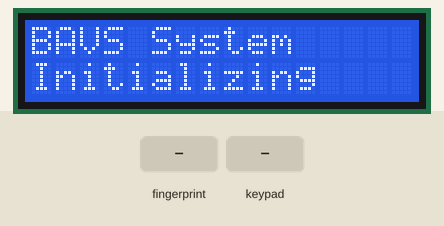
Simulated run of this sketch. Board: Arduino Uno, built with avr-gcc and run on an emulated ATmega328P. Shown: 16×2 character LCD. The inputs (shaded band) are chosen by the test bench.

Above: at 1.1 s.
At 4.3 s:
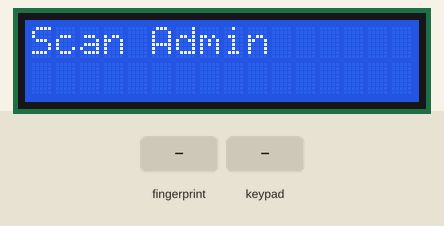
4.4 s: finger stored as number 1 placed on the sensor
At 5.4 s:
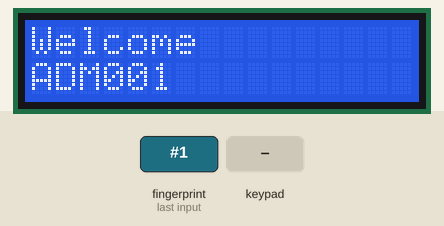
7.4 s: keypad keys 5 4 3 2 pressed 0.4 s apart
At 8.3 s:
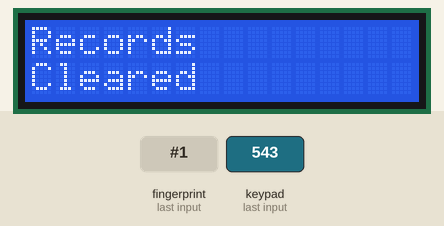
Timing chart, 0 to 10.4 s (numbered marks = the images above; inputs shaded):
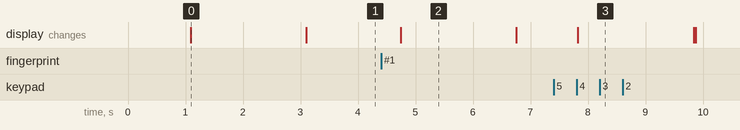

Measured:
- after the input at 4.4 s, the display: changes after 0.34 s (image 2)
- after the input at 7.4 s, the display: changes after 0.42 s (image 3)
- what the display in image 0 shows lasts 2.0 s, from 1.1 s to 3.1 s

The sketch:

BAVS_system.ino
```cpp
#include <Wire.h>
#include <LiquidCrystal_I2C.h>
#include <Adafruit_Fingerprint.h>
#include <SoftwareSerial.h>
#include <Keypad.h>


LiquidCrystal_I2C lcd(0x27, 16, 2);


SoftwareSerial mySerial(10, 11);
Adafruit_Fingerprint finger(&mySerial);


const byte ROWS = 4, COLS = 4;

char keys[ROWS][COLS] = {
  {'1','2','3','A'},
  {'4','5','6','B'},
  {'7','8','9','C'},
  {'*','0','#','D'}
};

byte rowPins[ROWS] = {A0,A1,A2,A3};
byte colPins[COLS] = {5,4,3,2};

Keypad keypad = Keypad(makeKeymap(keys), rowPins, colPins, ROWS, COLS);


// INHERITANCE

class User {

  protected:
    int id;

  public:
    User(int i) {
      id = i;
    }

    int getID() {
      return id;
    }


  //POLYMORPHISM

    virtual void role() {
      lcd.print("User");
    }
};

class Admin : public User {

  public:
    Admin(int i) : User(i) {}

    void role() override {
      lcd.print("Admin");
    }
};


// ENCAPSULATION AND  ABSTRACTION

class AttendanceSystem {

  private:

    bool attendance[11];
    bool loggedIn = false;

    unsigned long lastActivity = 0;

    int nextID = 2;

    Admin admin = Admin(1);

  public:

    void message(String a, String b = "") {

      lcd.clear();

      lcd.setCursor(0,0);
      lcd.print(a);

      lcd.setCursor(0,1);
      lcd.print(b);
    }

    int scanFinger() {

      if (finger.getImage() != FINGERPRINT_OK) return -1;
      if (finger.image2Tz() != FINGERPRINT_OK) return -1;
      if (finger.fingerFastSearch() != FINGERPRINT_OK) return -1;

      return finger.fingerID;
    }

    void begin() {

      lcd.init();
      lcd.backlight();

      Serial.begin(9600);

      finger.begin(57600);

      message("BAVS System", "Initializing");

      delay(2000);

      if (!finger.verifyPassword()) {

        message("Sensor Error");

        while (1);
      }

      message("Scan Admin");
    }

    void menu() {

      message("1E 2A", "3R 4X");
    }

    void login() {

      int id = scanFinger();

      if (id == admin.getID()) {

        loggedIn = true;

        lastActivity = millis();

        message("Welcome", "ADM001");

        delay(2000);

        menu();
      }
    }

    void enroll() {

      if (nextID > 10) {

        message("Memory Full");

        delay(2000);

        return;
      }

      int id = nextID;

      message("Enroll STD00" + String(id - 1));

      delay(2000);

      int p = -1;

      message("Place Finger");

      while (p != FINGERPRINT_OK)
        p = finger.getImage();

      finger.image2Tz(1);

      message("Remove Finger");

      delay(2000);

      while (finger.getImage() != FINGERPRINT_NOFINGER);

      message("Place Again");

      p = -1;

      while (p != FINGERPRINT_OK)
        p = finger.getImage();

      finger.image2Tz(2);

      if (finger.createModel() == FINGERPRINT_OK &&
          finger.storeModel(id) == FINGERPRINT_OK) {

        message("Enroll Success");

        nextID++;

      } else {

        message("Enroll Failed");
      }

      delay(2000);
    }

    void attendanceMode() {

      message("Attendance", "Open");

      delay(2000);

      unsigned long start = millis();

      while (millis() - start < 30000) {

        message("Scan Finger");

        int id = scanFinger();

        if (id > 1) {

          if (!attendance[id]) {

            attendance[id] = true;

            message("Attendance", "Recorded");

          } else {

            message("Already", "Marked");
          }

          delay(2000);
        }
      }

      message("Attendance End");

      delay(2000);
    }

    void records() {

      int count = 0;

      for (int i = 2; i <= 10; i++)
        if (attendance[i]) count++;

      message("Total Present", String(count));

      delay(3000);
    }

    void resetRecords() {

      for (int i = 0; i <= 10; i++)
        attendance[i] = false;

      message("Records", "Cleared");

      delay(2000);
    }

    void autoLogout() {

      if (millis() - lastActivity > 60000) {

        loggedIn = false;

        message("Admin Logged", "Out");

        delay(2000);

        message("Scan Admin");
      }
    }

    void run() {

      if (!loggedIn) {

        login();

      } else {

        char key = keypad.getKey();

        if (key) {

          lastActivity = millis();

          switch(key) {

            case '1': enroll(); break;
            case '2': attendanceMode(); break;
            case '3': records(); break;
            case '4': resetRecords(); break;
          }

          menu();
        }

        autoLogout();
      }
    }
};

AttendanceSystem bavs;

void setup() {

  bavs.begin();
}


void loop() {

  bavs.run();
}
```
